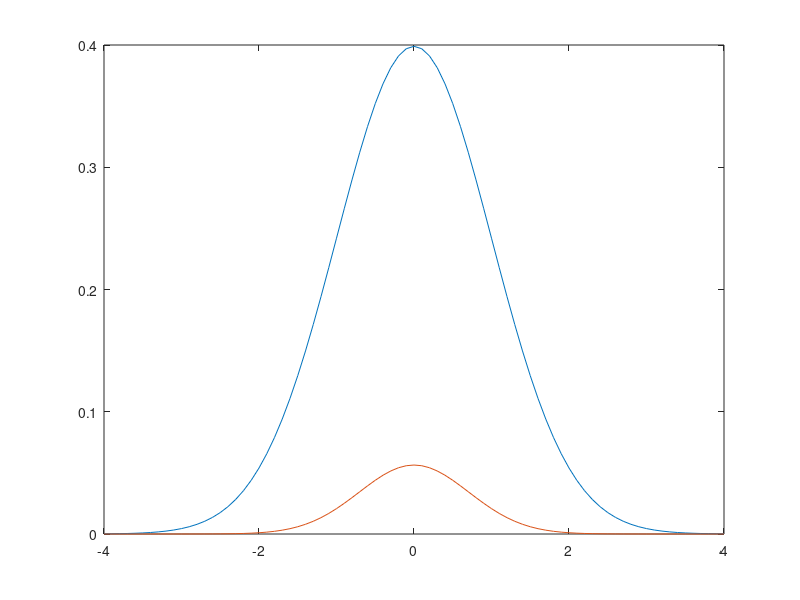

Write the MATLAB code that produced this figure.
% research Gaussian distribution and its square distribution.
x =[-4:0.1:4];
y1 = normpdf(x,0,1);
y2 = y1.*y1
y2sum= sum(y2)
y2 = y2./y2sum

figure
plot(x,y1,x,y2)
% square of gaussian distribution then normlize is not a gaussian distribution again, 
% with less peak prob and less standard deviation. 